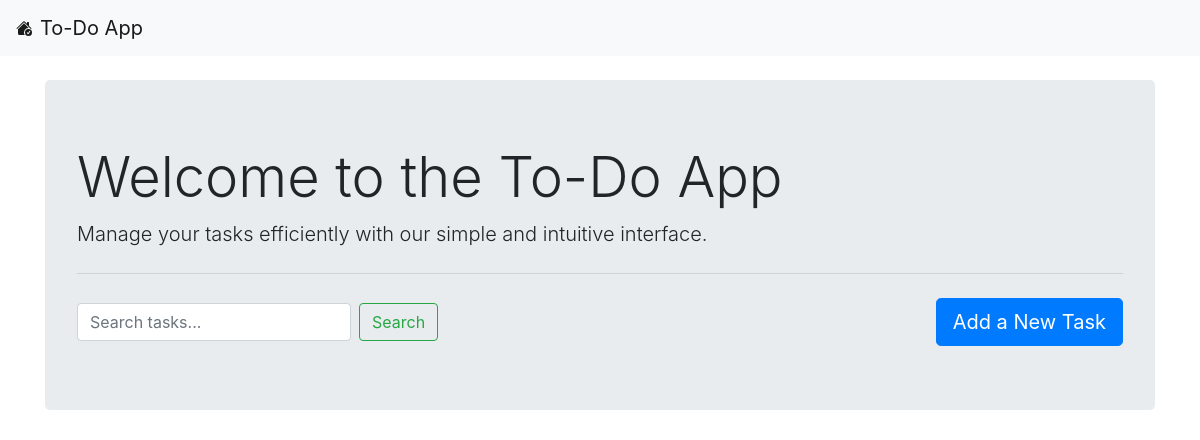
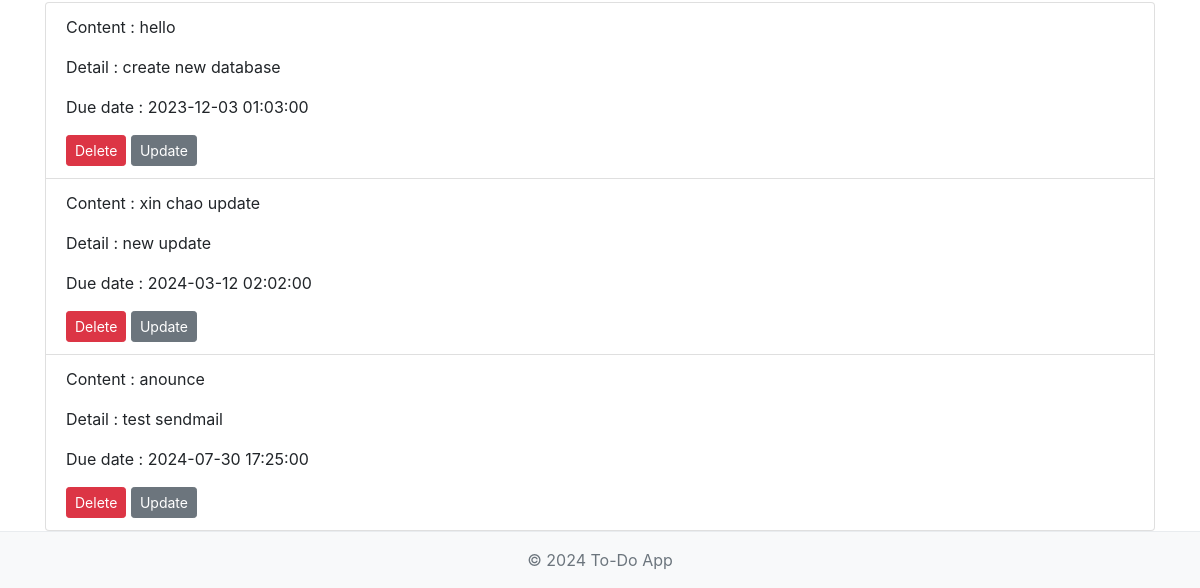
The app's page /, older data (2 pictures, top to bottom).
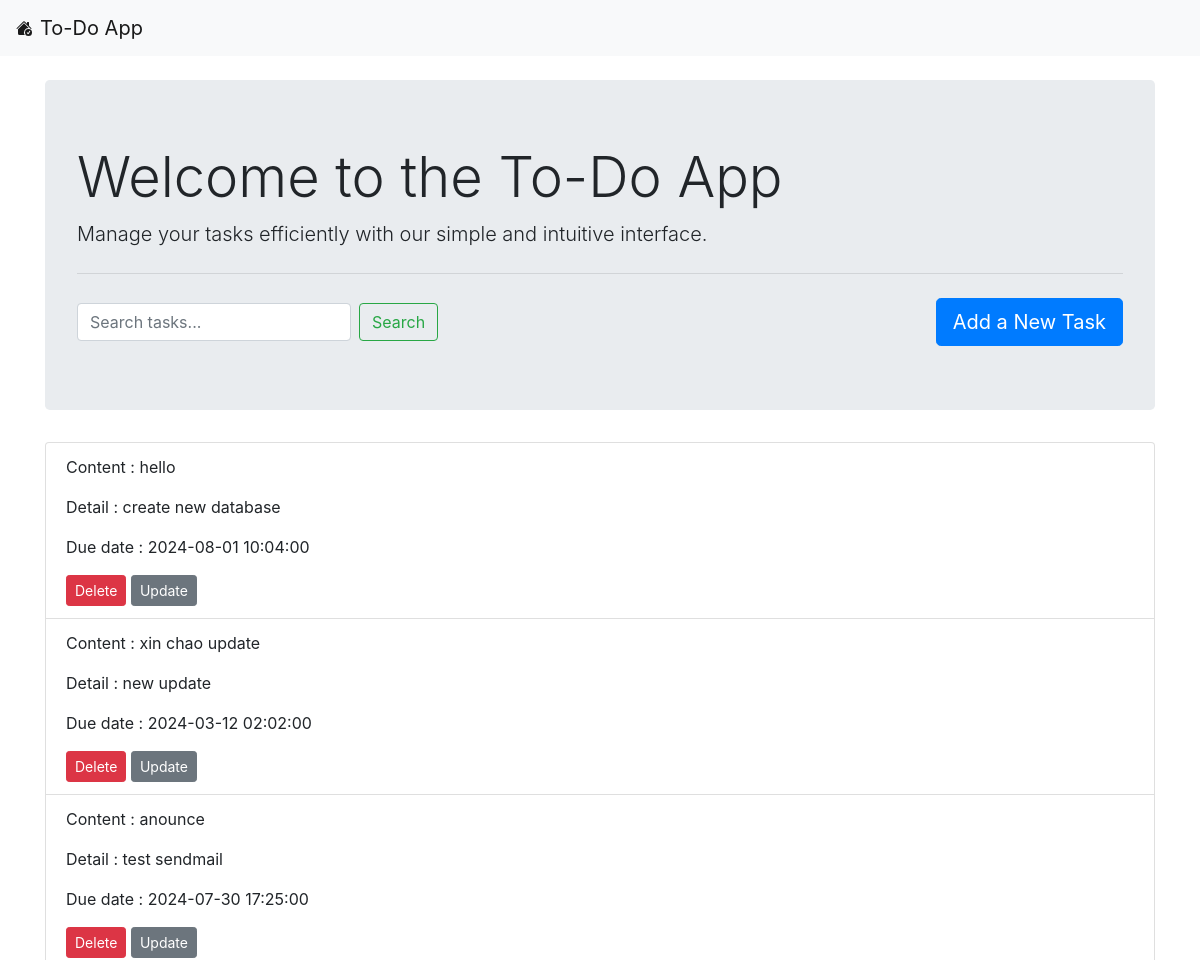
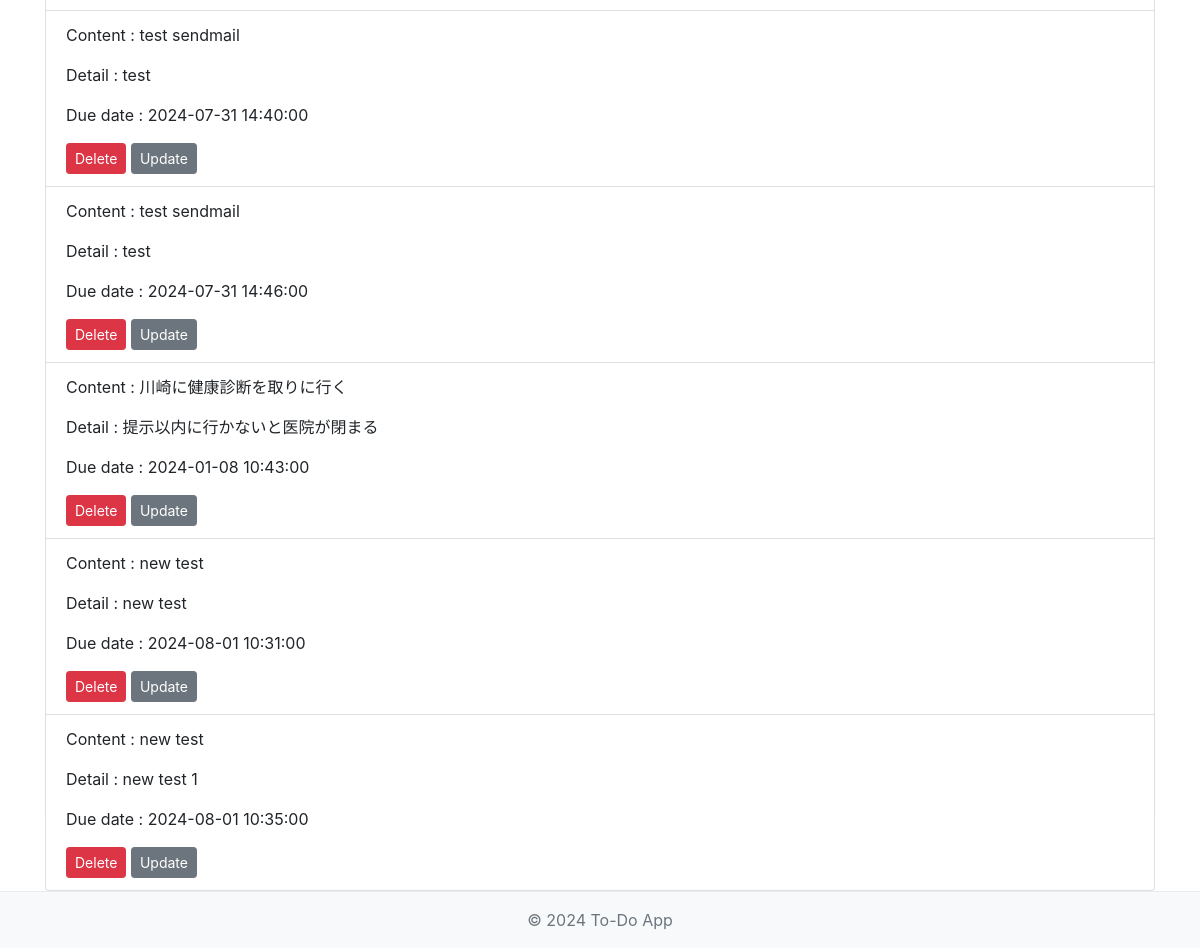
The same page, newer data (2 pictures, top to bottom).
### models.py (models this page shows, shortened)
class Todo(db.Model):
    id = db.Column(db.Integer, primary_key=True)
    content = db.Column(db.String(200), nullable=False)
    completed = db.Column(db.Boolean, default=False)
    description = db.Column(db.Text, nullable=True)
    due_date = db.Column(db.DateTime, nullable=True)  # 期限を追加
    email_sent = db.Column(db.Boolean, default=False) #メールを送信されたかどうかを判断

### app.py (the view)
@app.route('/')
def index():
    tasks = Todo.query.all()
    return render_template('index.html', todos=tasks)

### templates/index.html (shortened to what this page needs)
{% extends 'base.html' %}
{% block content %}
<div class="jumbotron">
    <h1 class="display-4">Welcome to the To-Do App</h1>
    <p class="lead">Manage your tasks efficiently with our simple and intuitive interface.</p>
    <hr class="my-4">
    <form class="form-inline my-2 my-lg-0" action="{{ url_for('search') }}" method="GET">
        <input class="form-control mr-sm-2" type="search" placeholder="Search tasks..." name="query">
        <button class="btn btn-outline-success my-2 my-sm-0" type="submit">Search</button>
        <a class="btn btn-primary btn-lg ml-auto" href="{{ url_for('add') }}" role="button">Add a New Task</a>
    </form>
</div>
<div class="list-group">
    {% for todo in todos %}
    <div class="list-group-item">
        <p>Content : {{  todo.content }} </p>
        <p>Detail : {{ todo.description }} </p>
        <p>Due date : {{ todo.due_date }} </p>
        <a href="{{ url_for('delete', id=todo.id) }}" class="btn btn-danger btn-sm">Delete</a>
        <a href="{{ url_for('detail', id=todo.id) }}" class="btn btn-secondary btn-sm">Update</a>
    </div>
    {% endfor %}
</div>
{% endblock %}

### templates/base.html (shortened to what this page needs)
<!DOCTYPE html>
<html lang="en">
<head>
    <link href="https://stackpath.bootstrapcdn.com/bootstrap/4.5.2/css/bootstrap.min.css" rel="stylesheet">
    <link href="{{ url_for('static', filename='css/custom.css') }}" rel="stylesheet">
</head>
<body>
    <nav class="navbar navbar-expand-lg navbar-light bg-light">
        <a class="navbar-brand" href="{{ url_for('index') }}">
            To-Do App
        </a>
    </nav>
    <div class="container mt-4">
        {% block content %}{% endblock %}
    </div>
    <footer class="footer mt-auto py-3 bg-light">
        <div class="container">
            <span class="text-muted">&copy; 2024 To-Do App</span>
        </div>
    </footer>
</body>
</html>

### static/css/custom.css (style rules this page uses)
html, body { height: 100%; margin: 0; }
body { display: flex; flex-direction: column; }
.container { flex: 1; }
.footer { background-color: #f8f9fa; padding: 1rem; text-align: center; border-top: 1px solid #e9ecef; }
.navbar-brand { display: flex; align-items: center; }
.navbar-brand svg { margin-right: 8px; }

Row changes from the older to the newer data that the page shows:
changed Todo "hello": due_date "2023-12-03 01:03:00" → "2024-08-01 10:04:00"
added Todo: content "test sendmail", description "test", due_date "2024-07-31 14:40:00"
added Todo: content "test sendmail", description "test", due_date "2024-07-31 14:46:00"
added Todo: content "川崎に健康診断を取りに行く", description "提示以内に行かないと医院が閉まる", due_date "2024-01-08 10:43:00"
added Todo: content "new test", description "new test", due_date "2024-08-01 10:31:00"
added Todo: content "new test", description "new test 1", due_date "2024-08-01 10:35:00"
